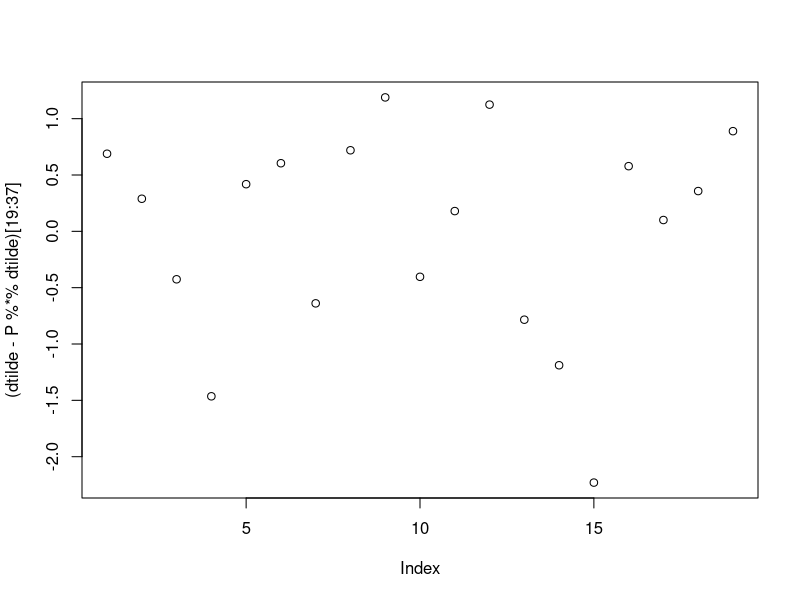
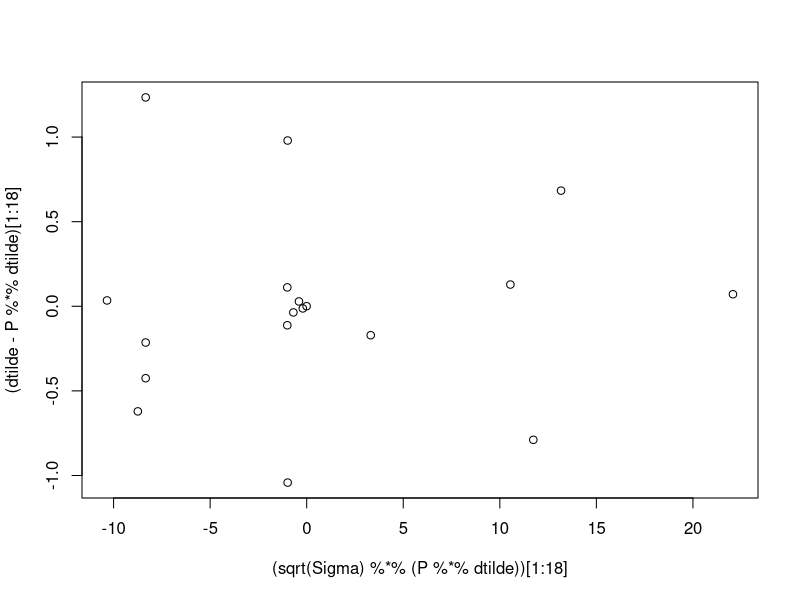

Write the R code that produced these figures, in order.
library("pracma")
Sigma=read.table("Sigmany.txt")
Sigma=as.matrix(Sigma)
#Sigma=Sigma/400^2
#Sigma[11,11]=Sigma[11,11]*400^2
C=read.table("Cny.txt")
C=as.matrix(C)
D=read.table("D.txt")
D=as.matrix(D)
effekt=read.table("effekt.txt")
effekt=as.matrix(effekt)
d=c(effekt/400,400)
invsqrtSigma=solve(sqrt(Sigma))
dtilde=invsqrtSigma%*%d
Dtilde=invsqrtSigma%*%D
DTD=t(Dtilde)%*%Dtilde
Nulm=matrix(rep(0,676),26,26)
A=matrix(c(rbind(DTD,C),rbind(t(C),Nulm)),63,63)
Ainv=solve(A)
Beta=Ainv%*%c(t(Dtilde)%*%dtilde,rep(0,26))
Beta[1:37]#Her er det første estimat for strømstyrker og spændinger i hele netværket:
for(i in 1:50)
{
  d=c(effekt/c(Beta[21:22],Beta[25],Beta[27],Beta[29],Beta[31],Beta[33],Beta[35:37]),400)
  dtilde=invsqrtSigma%*%d
  Beta=Ainv%*%c(t(Dtilde)%*%dtilde,rep(0,26))
}
Beta[1:37]#Her har vi divideret med de estimerede spændinger for at finde strømstyrken. (Istedet for bare at dividere dem alle med 400.) Vi itererer til konvergens.
konf=matrix(rep(0,74),37,2)
for(i in 1:37)
{
  konf[i,1]=Beta[i]-1.959963984540*sqrt(Ainv[i,i])
  konf[i,2]=Beta[i]+1.959963984540*sqrt(Ainv[i,i])
}
konf#Konfidensintervaller for spændingerne:
z=c()
T=360
for(i in 19:37)
{
  z=c(z,(Beta[i]-T)/sqrt(Ainv[i,i])) #Wald's test
}
z
pnorm(z)# p-værdier udregnes. De giver alle tal større end 0.05, så vi kan for hver knude sige med 95% sikkerhed, at den knude ikke har en spænding under 360V.
# simdata=rnorm(37,mean=Beta[1:37],sd=sqrt(Beta[1:37]^2)*0.01)
# Sigma=diag((simdata*0.01)^2)
# D=diag(rep(1,37))
# invsqrtSigma=solve(sqrt(Sigma))
# dtilde=invsqrtSigma%*%simdata
# Dtilde=invsqrtSigma%*%D
# DTD=t(Dtilde)%*%Dtilde
# Nulm=matrix(rep(0,676),26,26)
# A=matrix(c(rbind(DTD,C),rbind(t(C),Nulm)),63,63)
# Ainv=solve(A)
# Beta=Ainv%*%c(t(Dtilde)%*%dtilde,rep(0,26))
# Beta[1:37]
# P=Dtilde%*%Ainv[1:37,1:37]%*%t(Dtilde)
# plot((dtilde-P%*%dtilde)[19:37])#Residualplot i forhold til indeks
# plot((sqrt(Sigma)%*%(P%*%dtilde))[1:18],(dtilde-P%*%dtilde)[1:18])#residualplot ift fittede værdier
# P%*%dtilde
# P%*%simdata
# P
# (dtilde-P%*%dtilde)#residualer på den ene måde
# dtilde-Dtilde%*%Beta[1:37]#residualer på den anden måde
# Beta[1:18]
# (sqrt(Sigma)%*%(P%*%dtilde))[1:18]
# lev=c()
# for(i in 1:37)
# {
#   lev=c(lev,P[i,i])
# }
# remove=match(min(lev),lev)
simdata=rnorm(37,mean=Beta[1:37],sd=sqrt(Beta[1:37]^2)*0.01)
Sigma=diag((Beta[1:37]*0.01)^2)
D=diag(rep(1,37))
invsqrtSigma=solve(sqrt(Sigma))
dtilde=invsqrtSigma%*%simdata
Dtilde=invsqrtSigma%*%D
DTD=t(Dtilde)%*%Dtilde
Nulm=matrix(rep(0,676),26,26)
A=matrix(c(rbind(DTD,C),rbind(t(C),Nulm)),63,63)
Ainv=solve(A)
Beta=Ainv%*%c(t(Dtilde)%*%dtilde,rep(0,26))
Beta[1:37]
P=Dtilde%*%Ainv[1:37,1:37]%*%t(Dtilde)
plot((dtilde-P%*%dtilde)[19:37])#Residualplot i forhold til indeks
plot((sqrt(Sigma)%*%(P%*%dtilde))[1:18],(dtilde-P%*%dtilde)[1:18])#residualplot ift fittede værdier
P%*%dtilde
P%*%simdata
P
(dtilde-P%*%dtilde)#residualer på den ene måde
dtilde-Dtilde%*%Beta[1:37]#residualer på den anden måde
Beta[1:18]
(sqrt(Sigma)%*%(P%*%dtilde))[1:18]
lev=c()
for(i in 1:37)
{
  lev=c(lev,P[i,i])
}
d=simdata
for(i in 1:37)
{
  if(min(lev)<0.9999999999)
  {
    remove=match(min(lev),lev)
    Sigma=Sigma[-remove,-remove]
    D=D[-remove,]
    d=d[-remove]
    invsqrtSigma=solve(sqrt(Sigma))
    Dtilde=invsqrtSigma%*%D
    DTD=t(Dtilde)%*%Dtilde
    A=matrix(c(rbind(DTD,C),rbind(t(C),Nulm)),63,63)
    Ainv=solve(A)
    P=Dtilde%*%Ainv[1:37,1:37]%*%t(Dtilde)
    lev=c()
    for(j in 1:length(d))
    {
      lev=c(lev,P[j,j])
    }
  }
}
D
# c(Beta[2:3],Beta[6],Beta[8],Beta[10],Beta[12],Beta[14],Beta[16:19])
# d=rnorm(11,mean=c(Beta[2:3],Beta[6],Beta[8],Beta[10],Beta[12],Beta[14],Beta[16:19]),sd=sqrt((c(Beta[2:3],Beta[6],Beta[8],Beta[10],Beta[12],Beta[14],Beta[16:19])*0.01)^2))
# Sigma=diag((d*0.01)^2)
# invsqrtSigma=solve(sqrt(Sigma))
# dtilde=invsqrtSigma%*%d
# Dtilde=invsqrtSigma%*%D
# DTD=t(Dtilde)%*%Dtilde
# Nulm=matrix(rep(0,676),26,26)
# A=matrix(c(rbind(DTD,C),rbind(t(C),Nulm)),63,63)
# Ainv=solve(A)
# Beta=Ainv%*%c(t(Dtilde)%*%dtilde,rep(0,26))
# dtilde-Dtilde%*%Beta[1:37]
# dtilde-Dtilde%*%Ainv[1:37,1:37]%*%t(Dtilde)%*%dtilde
# plot(1:11,dtilde-Dtilde%*%Ainv[1:37,1:37]%*%t(Dtilde)%*%dtilde)